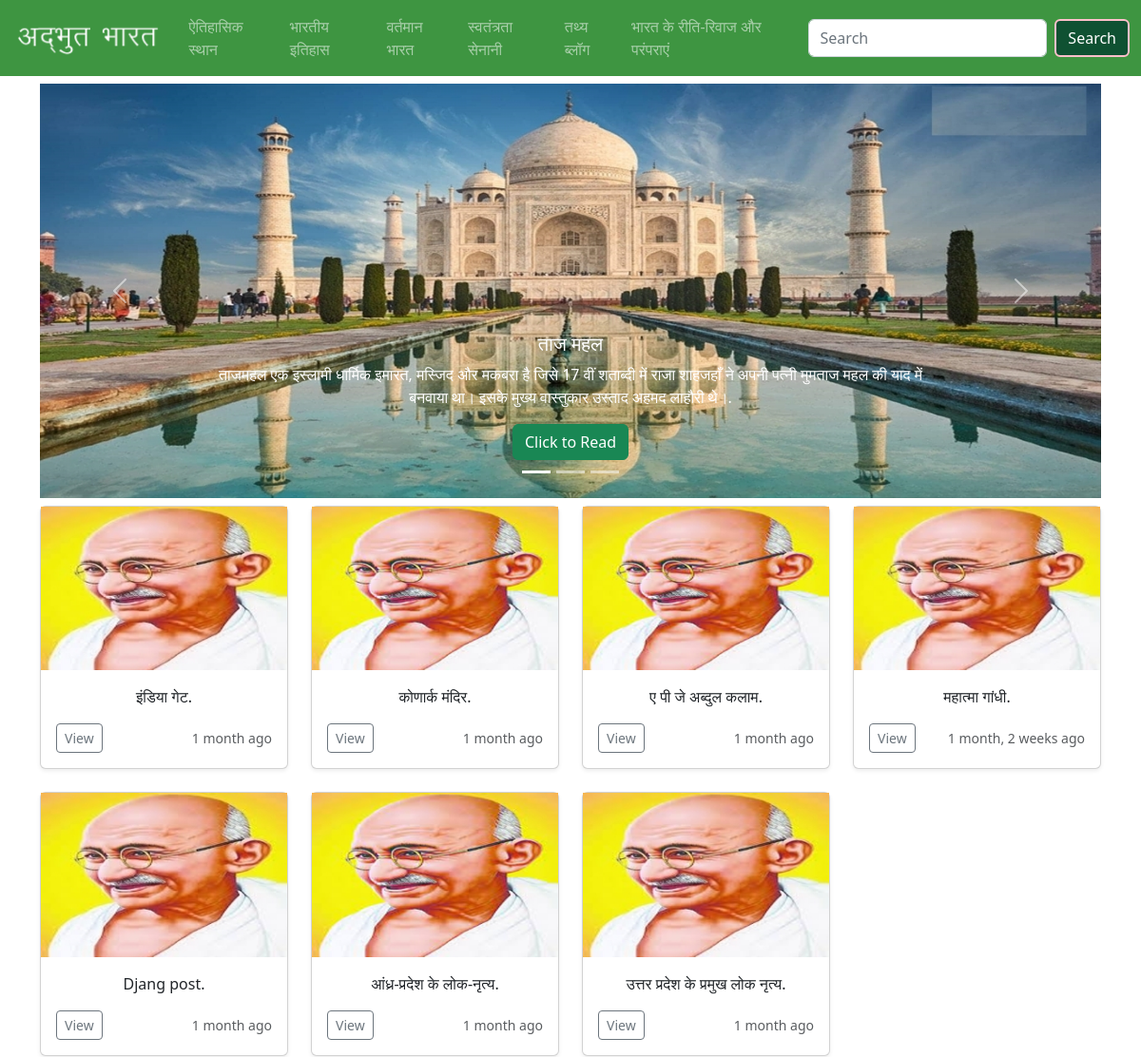
Before: / (upper part) with the older database file.
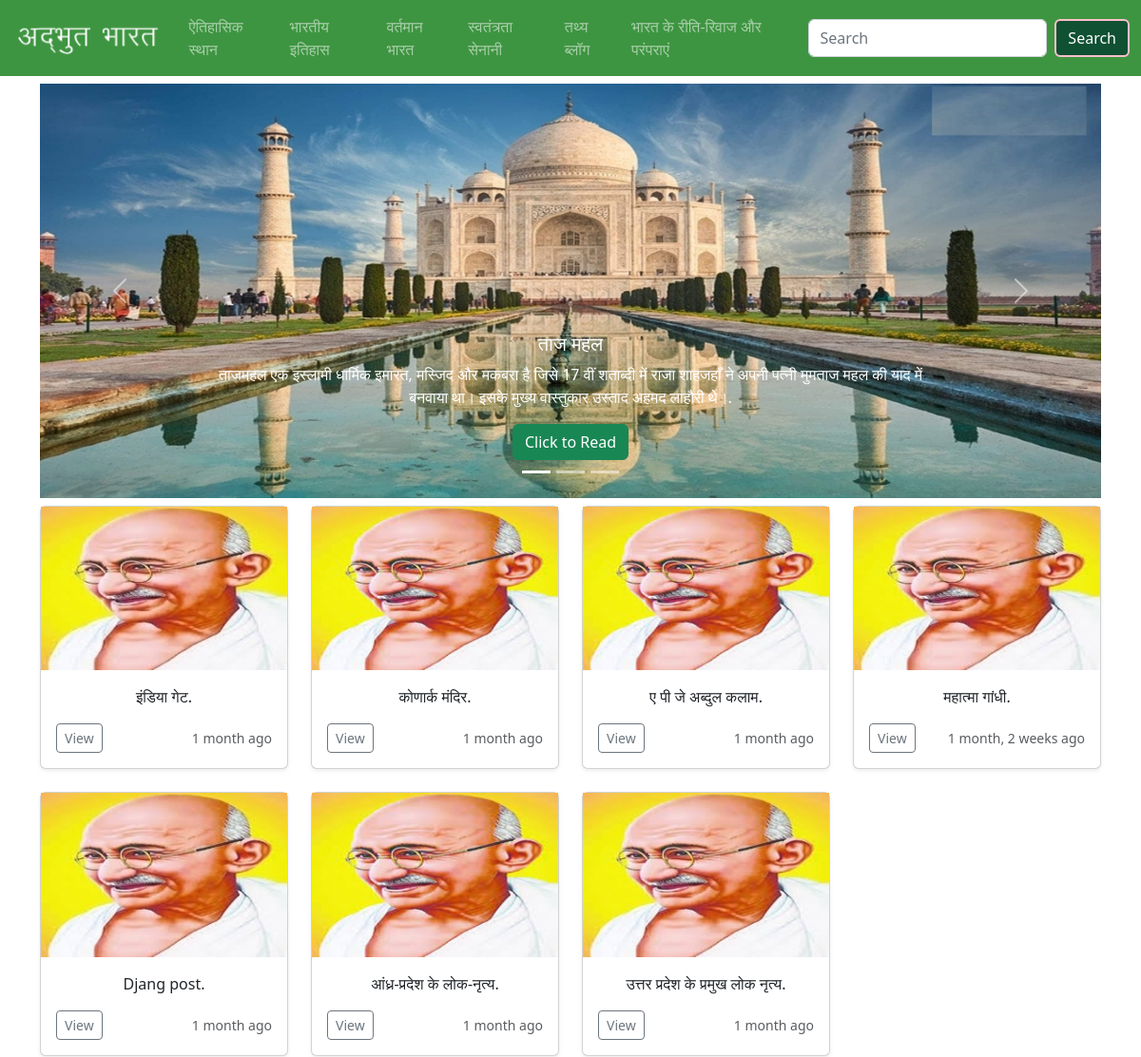
After: the same page with the newer database file.
### MainApp/models.py (models this page shows, shortened)
class Common(models.Model):
    title = models.CharField(max_length=100)
    slug = models.SlugField(max_length=200, unique=True)
    timestamp = models.DateTimeField(auto_now_add=True)
    post = HTMLField()
    viewcounter = models.IntegerField(default=0)
    class Meta:
        abstract = True

class HistoricalPlaceModel(Common):
    image = models.ImageField(upload_to='image/historical', null=True)
    class Meta:
        verbose_name_plural = 'HistoricalPlaceModel'
        ordering = ['-timestamp']

### MainApp/views.py (the view)
# urls.py: path('', views.Index.as_view(), name='index'),
class Index(TemplateView):
    template_name = 'ADBH/index.html'
    def get_context_data(self, **kwargs):
        context = super(Index, self).get_context_data(**kwargs)
        historicalplace = HistoricalPlaceModel.objects.all().order_by('-timestamp')[:2]
        freedomfighter = FreedomFighterModel.objects.all().order_by('-timestamp')[:2]
        factblog = FactBlogModel.objects.all().order_by('-timestamp')[:2]
        customandtradition = CustomAndTraditionModel.objects.all().order_by('-timestamp')[:2]
        slide = SlideImage.objects.all()
        data = {
            'historicalplace': historicalplace,
            'freedomfighter': freedomfighter,
            'factblog': factblog,
            'customandtradition': customandtradition,
            'slides': slide,
        }
        context['data'] = data
        return context

### MainApp/templates/ADBH/index.html (shortened to what the changed rows need)
{% extends 'base.html' %}
{% load static %}
{% block content %}
    <div class="container-lg  mt-2">
        <div class="row row-cols-1 row-cols-sm-2 row-cols-md-4 g-4">
            {% for d in data.historicalplace %}
                <div class="col">
                    <div class="card shadow-sm">
                        <img src="{{ d.image.url }}" alt="not found">
                        <div class="card-body">
                            <p class="card-text text-center">{{ d.title }}.</p>
                            <div class="d-flex justify-content-between align-items-center">
                                <div class="btn-group">
                                    <a href="{% url 'ADBH:historicalplacesdetail' d.slug %}"
                                       class="btn btn-sm btn-outline-secondary text-decoration-none">View</a>
                                </div>
                                <small class="text-muted">{{ d.timestamp|timesince }} ago</small>
                            </div>
                        </div>
                    </div>
                </div>
            {% endfor %}
        </div>
    </div>
{% endblock %}

Changed rows visible on the page:
changed HistoricalPlaceModel (number 1 of 2 on the later page): image: a different picture
